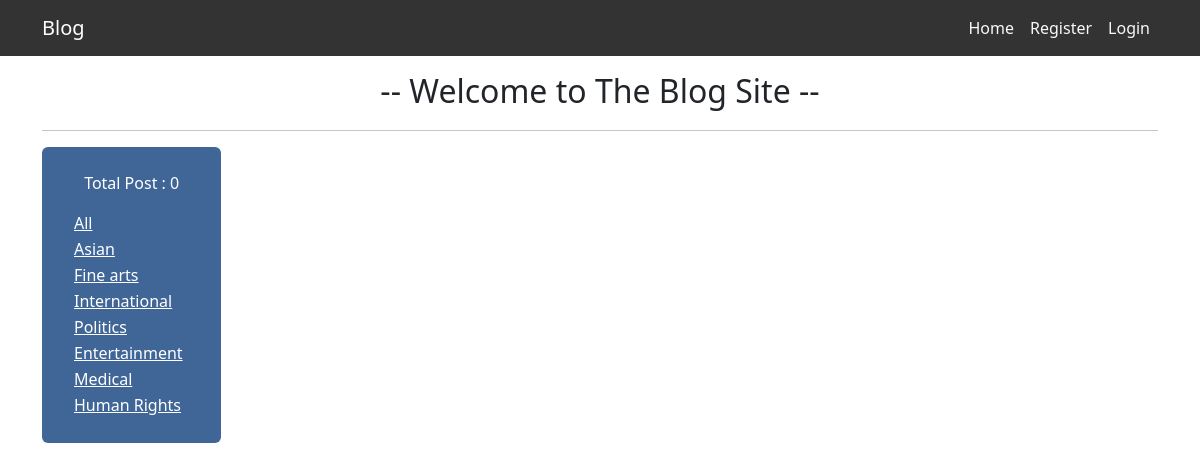
The app's page /category/asian/, older data.
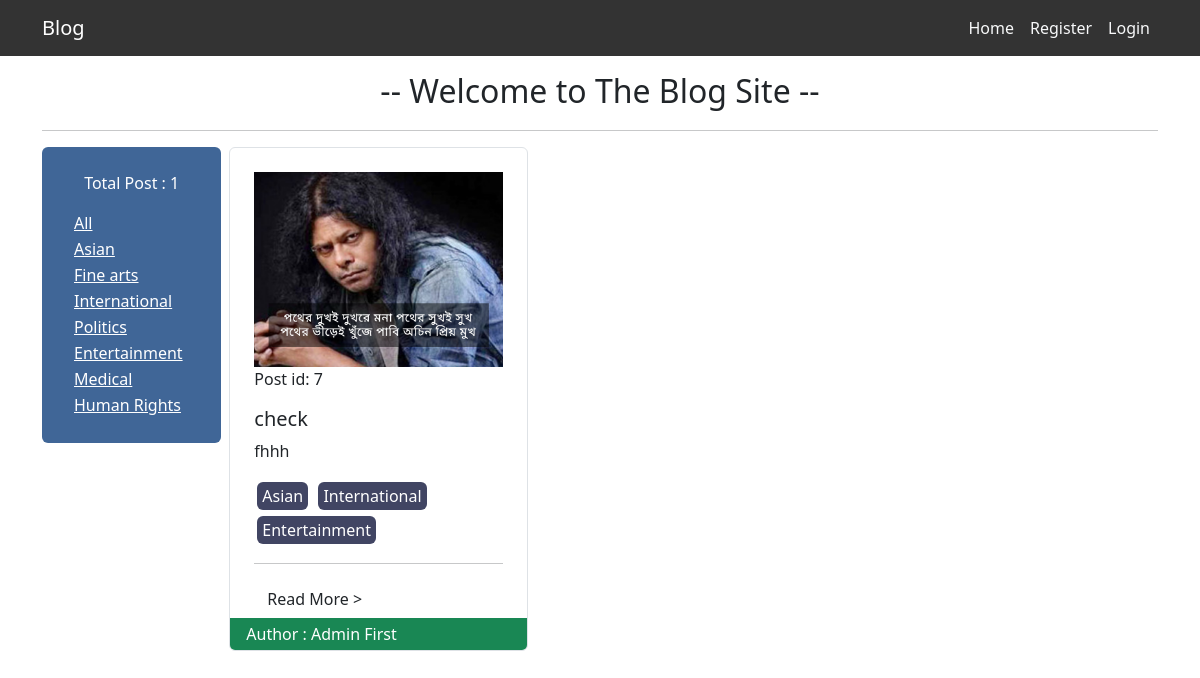
The same page, newer data.
### Category/models.py (models this page shows, shortened)
class Add_Category(models.Model):
    name = models.CharField(max_length=30)
    slug = models.SlugField(max_length=110, null=True, blank=True, unique=True)

### Posts/models.py (models this page shows, shortened)
class Add_Post(models.Model):
    title = models.CharField(max_length=80)
    content = models.TextField()
    category = models.ManyToManyField(Add_Category)
    author = models.ForeignKey(User, on_delete=models.CASCADE)
    image = models.ImageField(upload_to='posts/media/images/', blank=True, null=True)

### practice_18_5/views.py (the view)
# urls.py: path('', index, name='home'),
def index(request, category_slug = None):
    cats = Add_Category.objects.all()
    posts = Add_Post.objects.all()
    if category_slug is not None:
        category = Add_Category.objects.get(slug = category_slug)
        posts = Add_Post.objects.filter(category = category)
    return render(request, 'index.html', {'posts': posts, 'categories': cats})

### templates/index.html
{% extends 'base.html' %}
{% block content %}
<h2 class="pb-1 text-center">-- Welcome to The Blog Site --</h2>
<hr>
<div class="row g-2">
    <div class="col-lg-2">
        <div class="p-2 py-4 rounded text-white" style="background: #406697;">
            <p class="text-center">Total Post : {{posts | length}}</p>
            <div class="form-check">
                <a href="{% url 'home' %}" for="all" class="text-white d-block">
                    All
                </a>
            </div>
            {% for item in categories %}
            <div class="form-check">
                <a href="{% url 'post_by_category' item.slug %}" class="text-white">
                    {{item.name}}
                </a>
            </div>
            {% endfor %}
        </div>
    </div>
    <div class="col-lg-10">
        <div class="row g-3">
            {% for item in posts %}
            <div class="col-md-6 col-lg-4">
                <div class="news-card rounded border overflow-hidden p-4 h-100 position-relative">
                    <div class="p">
                        <img class="img-fluid" src="{{item.image.url}}" alt="thumb">
                    </div>
                    <p>Post id: {{item.id}}</p>
                    <h5>{{item.title | truncatechars:40}}</h5>
                    <p>{{item.content | truncatewords:20}}</p>
                    {% for cate in item.category.all %}
                    <span class="text-white block rounded d-inline-block"
                        style="background: #414563; padding: 2px 5px; margin: 3px;">{{cate.name}}</span>
                    {% endfor%}
                    <hr>
                    <a href="{% url 'details-post' item.id %}" class="btn mb-2">Read More ></a>
                    <p class="bg-success text-white w-100 position-absolute start-0 bottom-0 px-3 py-1 m-0">Author :
                        {{item.author.first_name}}
                        {{item.author.last_name}}
                    </p>
                </div>
            </div>
            {% endfor %}
        </div>
    </div>
</div>
<br>
{% endblock %}

### templates/base.html (shortened to what this page needs)
<!doctype html>
<html lang="en">
<head>
    <link href="https://cdn.jsdelivr.net/npm/bootstrap@5.3.2/dist/css/bootstrap.min.css" rel="stylesheet">
</head>
<body>
    <header class="text-white mb-3" style="background: #333333">
        <div class="container">
            <nav class="navbar navbar-expand-md">
                <a class="navbar-brand text-white" href="{% url 'home' %}">Blog</a>
                <div class="collapse navbar-collapse" id="navbarTogglerDemo03">
                    <ul class="navbar-nav ms-auto mb-2 mb-lg-0">
                        <li class="nav-item">
                            <a class="nav-link text-light active" aria-current="page" href="{% url 'home' %}">Home</a>
                        </li>
                        {% if user.is_authenticated %}
                        <li class="nav-item">
                            <a class="nav-link text-light" href="{% url 'profile' %}">Profile</a>
                        </li>
                        <li class="nav-item">
                            <a class="nav-link text-light" href="{% url 'add-category' %}">Add-Category</a>
                        </li>
                        <li class="nav-item">
                            <a class="nav-link text-light" href="{% url 'add-post' %}">Add-Post</a>
                        </li>
                        <li class="nav-item">
                            <a class="nav-link text-light" href="{% url 'user_logout' %}">Logout</a>
                        </li>
                        {% else %}
                        <li class="nav-item">
                            <a class="nav-link text-light" href="{% url 'register' %}">Register</a>
                        </li>
                        <li class="nav-item">
                            <a class="nav-link text-light" href="{% url 'user_login' %}">Login</a>
                        </li>
                        {% endif %}
                    </ul>
                </div>
            </nav>
        </div>
    </header>
    <div class="container">
        <main>
            {% block content %}
            {% endblock %}
        </main>
    </div>
</body>
</html>

Row changes from the older to the newer data that the page shows:
added Add_Post: image (picture), id "7", title "check", content "fhhh", author.first_name "Admin", author.last_name "First", Add_Category (name "Asian"), Add_Category (name "International"), Add_Category (name "Entertainment")
Text that changed along with them:
{{ posts | length }}: "0" → "1"
